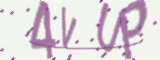
#> input picture analisis/4VUP.png, 160 x 60 px
$ jupyter execute --allow-errors '01 - Creacion Dataset Letras.ipynb'   (shell and % lines are left out)
#> lines starting #> are read from the running program, lines starting #| are printed output that depends on the picture; after the words box and inside, x2 and y2 are one past the last pixel; in counts of white or black regions, pixels touching at a corner belong together
### src/extrae_letras_toolbox.py
import cv2
import re
import os
import numpy as np
import datetime as dt


def get_image(file_path):
#> called with file_path = 'analisis/4VUP.png'
    return cv2.imread(file_path)
#> returned value is the input picture: shape (60, 160, 3); mean B, G, R 219.8, 214.9, 222

def get_captcha_text_from_filename(file_path):
    filename = os.path.basename(file_path)
    return re.sub(r"\.png$", "", filename)

def image_to_bnw(image):
    return cv2.cvtColor(image, cv2.COLOR_BGR2GRAY)
#> returned value: shape (60, 160)

def apply_dilation(image):
    kernel = np.ones((2,2), np.uint8)
    return cv2.dilate(image, kernel, iterations=3)

def apply_erosion(image):
    kernel = np.ones((2,2), np.uint8)
    return cv2.erode(image, kernel, iterations=2)

def apply_denoise(image):
    return cv2.fastNlMeansDenoising(image, 21, 7)

def apply_thresholding(image):
    return cv2.adaptiveThreshold(image,255,cv2.ADAPTIVE_THRESH_MEAN_C, cv2.THRESH_BINARY_INV,11,2)

# [4 lines left out: function smoothing_median_blur, not called in this run]

def image_thresholding(image):
    return cv2.adaptiveThreshold(image, 255, cv2.ADAPTIVE_THRESH_MEAN_C,cv2.THRESH_BINARY_INV,91,2)

def get_contours(image):
    contours, hierarchy = cv2.findContours(image, cv2.RETR_EXTERNAL, cv2.CHAIN_APPROX_SIMPLE)
    return contours

def get_area(width, height):
    return width * height

def get_regions(contours):
    regions = []

    for contour in contours:
        (x, y, w, h) = cv2.boundingRect(contour)

        # Asumo que si el área de un rectángulo es menor de 300 se trata de una agrupación de puntos en vez de una letra
        if get_area(w, h) > 300:
            regions.append((x, y, w, h))

    return regions

# [7 lines left out: function adjust_regions_by_number, not called in this run]

def get_sorted_regions_by_area_size(regions):
    '''
    recibe:   Una lista con regiones.
              Cada región es una tupla con cuatro valores:
              - coordenada x
              - coordenada y
              - altura
              - anchura
    devuelve: la lista ordenada de región con mayor área a región con menor área
    '''
    # Los índices 2 y 3 corresponden a altura y anchura
    return sorted(regions, key=lambda x: get_area(x[2], x[3]), reverse = True)

def get_largest_region_by_area_size(regions):
    return get_sorted_regions_by_area_size(regions)[0]

def divide_region_by_width(region):
    '''
    recibe: una tupla con cuatro valores:
            - coordenada x
            - coordenada y
            - anchura
            - altura

    devuelve: dos regiones resultado de la división de la región anterior por anchura.
    '''
    x, y, w, h = region
    half_width = w // 2

    result = []
    result.append((x, y, half_width, h))
    result.append((x + half_width, y, half_width, h))

    return result

def get_sorted_regions_by_coord_x(regions):
    return sorted(regions, key=lambda r: r[0])

# [10 lines left out: function save_letter_image, not called in this run]

### 01 - Creacion Dataset Letras.ipynb
# Introducción
El proceso que he seguido para separar letras a partir de las que genero un dataset.

Este proceso está automatizado en el script `src/genera_captchas_dataset.py`.

[cell 1]
import re
import os
import cv2
import pytesseract
import datetime as dt
from matplotlib import pyplot as plt
import numpy as np
import src.extrae_letras_toolbox as tb

print("Setup completado!")

[cell 2]
def get_image(file_path):
    return cv2.imread(file_path)

def get_captcha_text_from_filename(file_path):
    filename = os.path.basename(file_path)
    return re.sub("\.png$", "", filename)

def show(image):
    plt.imshow(image, cmap='Greys')
    plt.show()

def image_to_bnw(image):
    return cv2.cvtColor(image, cv2.COLOR_BGR2GRAY)

# [4 lines left out: function smoothing_median_blur, not called in this run]

def image_thresholding(image):
    return cv2.adaptiveThreshold(image, 255, cv2.ADAPTIVE_THRESH_MEAN_C,cv2.THRESH_BINARY_INV,91,2)

def get_contours(image):
    contours, hierarchy = cv2.findContours(image, cv2.RETR_EXTERNAL, cv2.CHAIN_APPROX_SIMPLE)
    return contours

def get_area(width, height):
    return width * height

# [24 lines left out: functions get_regions, get_sorted_regions_by_area_size, not called in this run]

def get_largest_region_by_area_size(regions):
    return get_sorted_regions_by_area_size(regions)[0]

# [18 lines left out: function divide_region_by_width, not called in this run]

def paint_regions(image, regions):
    for region in regions:
        x, y, w, h = region
        cv2.rectangle(image, (x,y), (x+w,y+h), (255,0,0),1)
    plt.imshow(image)

def get_sorted_regions_by_coord_x(regions):
    return sorted(regions, key=lambda r: r[0])

# [10 lines left out: function save_letter_image, not called in this run]

## Cargo la imagen del captcha

[cell 3]
captcha_image_filename = 'analisis/4VUP.png'

image = tb.get_image(captcha_image_filename)

show(image)
print("El texto que oculta es: ", get_captcha_text_from_filename(captcha_image_filename))

**Nota**

Esta otra imagen no la lee bien. Tengo que probar otros settings a ver si puedo adaptarlo a este tipo de imágenes:

`captcha_image_filename = 'analisis/R2G8.png'`

## Pasar la imagen a Blanco y Negro

[cell 4]
image_bnw = tb.image_to_bnw(image.copy())

show(image_bnw)

## [OBSOLETO] Smoothing
Al principio usé *smoothing* para intentar quitar ruido del captcha y aislar los caracteres lo mejor posible.

Probé cuatro métodos:

### Homogeneous Blur

[cell 5]
def smoothing_homogeneous_blur(image, max_kernel_length = 10):
#> called with max_kernel_length = 10
    for i in range(1, max_kernel_length, 2):
        smoothed_image = cv2.blur(image.copy(), (i, i))
    return smoothed_image

smoothed_image = smoothing_homogeneous_blur(image_bnw)
show(smoothed_image)

### Gaussian Blur

[cell 6]
def smoothing_gaussian_blur(image, max_kernel_length = 10):
#> called with max_kernel_length = 31
    for i in range(1, max_kernel_length, 2):
        smoothed_image = cv2.GaussianBlur(image.copy(), (i, i), 0)
    return smoothed_image

smoothed_image = smoothing_gaussian_blur(image_bnw, max_kernel_length = 31)
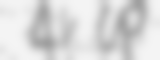
#> smoothed_image: shape (60, 160); min 159, max 244, mean 217.3
show(smoothed_image)

### Bilateral Filter

[cell 7]
def smoothing_bilateral_filter(image, max_kernel_length = 10):
#> called with max_kernel_length = 10
    for i in range(1, max_kernel_length, 2):
        smoothed_image = cv2.bilateralFilter(image.copy(), i, i * 2, i / 2)
    return smoothed_image

smoothed_image = smoothing_bilateral_filter(image_bnw)
show(smoothed_image)

### Median Blur

[cell 8]
def smoothing_median_blur(image, max_kernel_length = 10):
#> called with max_kernel_length = 10
    for i in range(1, max_kernel_length, 2):
        smoothed_image = cv2.medianBlur(image.copy(), i)
    return smoothed_image

smoothed_image = smoothing_median_blur(image_bnw)
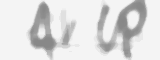
#> smoothed_image: shape (60, 160); min 135, max 244, mean 221.9
show(smoothed_image)

### Conclusión
Después de aplicar los cuatro métodos el que mejor resultado me dió fué **Median Blur**.

**Nota** ¿Se puede aplicar primero un método, después otro, etc. para obtener mejor resultado?

## Dilation
Paso 1.

[cell 9]
kernel = np.ones((2,2), np.uint8)
dilation = cv2.dilate(image_bnw, kernel, iterations=3)

show(dilation)

## Erosion

[cell 10]
kernel = np.ones((2,2), np.uint8)
erosion = cv2.erode(dilation, kernel, iterations=2)
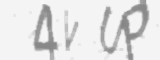
#> erosion: shape (60, 160); min 134, max 248, mean 227

show(erosion)

## Denoise

[cell 11]
denoise = cv2.fastNlMeansDenoising(erosion, 21, 7)

show(denoise)

## Adaptative Thresholding
Tras haber tratado la imagen le pasamos un adaptative thresholding para definir los caracteres.

[cell 12]
thresholded_image = image_thresholding(denoise)
#> in image_thresholding, `return cv2.adaptiveThreshold(image, 255, cv2.ADAPTIVE_THRESH_MEAN_C,cv..`:
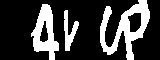
#> returned value: shape (60, 160); 23.9% white; 3 white regions, box (x1, y1, x2, y2) and area: (100, 0, 150, 60) 1226, (31, 4, 59, 60) 797, (64, 10, 79, 51) 274

show(thresholded_image)

# Probando el OCR Tesseract
Pruebo cómo distingue este OCR las imágenes.

[cell 13]
# Las opciones que he usado para Tesseract
# - psm 11 (page segmentation modes). Selecciono 11: trata la imagen como si fuese una única línea de texto.
# - oem 1 (OCR engine mode). Selecciono 1: Neural nets LSTM engine only.
# - tessedit_char_whitelist: ignora los caracteres que no estén en esta lista.

custom_config = '--psm 11 --oem 1 -c tessedit_char_whitelist=0123456789ABCDEFGHIJKLMNOPQRSTUVWXYZ'
#> (the rest of this cell did not finish here and is left out)

## Conclusión
Parece que el OCR no funciona muy bien.

# Juntándolo todo
Aplico las transformaciones para aislar y extraer las letras que formarán el set de datos de entrenamiento.

Estas transformaciones las he extraido al módulo: `src.extrae_letras_toolbox`

## Encuentro el contorno de las letras

[cell 14]
test_image = image.copy()

test_image_bnw = tb.image_to_bnw(image.copy())
dilation_image = tb.apply_dilation(test_image_bnw)
erosion_image = tb.apply_erosion(dilation_image)
denoise_image = tb.apply_denoise(erosion_image)
thresholded_image = tb.apply_thresholding(denoise_image)
#> in apply_thresholding, `return cv2.adaptiveThreshold(image,255,cv2.ADAPTIVE_THRESH_MEAN_C, cv2..`:
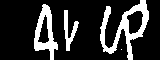
#> returned value: shape (60, 160); 18.7% white; 4 white regions (1 under 20 px)

contours = tb.get_contours(thresholded_image)
#> in get_contours, `contours, hierarchy = cv2.findContours(image, cv2.RETR_EXTERNAL, cv2.C..`: contours = 4 contours, 1 with area under 20; largest, box (x1, y1, x2, y2) and area: (100, 0, 149, 60) 1078, (34, 4, 58, 60) 686, (64, 10, 79, 51) 178

# Muestro la imagen con los contornos:
cv2.drawContours(test_image, contours, -1, (0,255,0), 1)
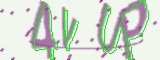
#> test_image: shape (60, 160, 3); 5.75% of pixels changed, all inside (x1, y1, x2, y2) = (34, 0, 149, 60)
show(test_image)

## Busco la región de cada letra
Una región es el rectángulo que envuelve cada letra.

[cell 15]
# Una región es el rectángulo que envuelve cada letra
regions = tb.get_regions(contours)
#> the loop in get_regions, `for contour in contours:` made 4 passes
#> (x, y, w, h) on passes 1 to 4: (121, 49, 1, 1), (64, 10, 15, 41), (34, 4, 24, 56), (100, 0, 49, 60)
#> after the loop in get_regions, `for contour in contours:`: regions = [(64, 10, 15, 41), (34, 4, 24, 56), (100, 0, 49, 60)]

# Estamos tratando captchas de 4 letras.
# Si recibimos menos de 4 regiones seguramente se han juntado varias letras en una sola región que hay que dividir.
while len(regions) < 4:
    largest_region = tb.get_largest_region_by_area_size(regions)
    new_regions = tb.divide_region_by_width(largest_region)
    regions += new_regions
    regions.remove(largest_region)
#> this loop made 1 pass
#> (x in divide_region_by_width, y in divide_region_by_width, w in divide_region_by_width, h in divide_region_by_width, half_width in divide_region_by_width, new_regions) on pass 1: (100, 0, 49, 60, 24, [(100, 0, 24, 60), (124, 0, 24, 60)])
#> after the loop, regions = [(64, 10, 15, 41), (34, 4, 24, 56), (100, 0, 24, 60), (124, 0, 24, 60)]

# Muestro las regiones sobre la imagen:
paint_regions(test_image, regions)
#> the loop in paint_regions, `for region in regions:` made 4 passes
#> after the loop in paint_regions, `for region in regions:`:
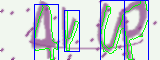
#> image: shape (60, 160, 3); mean B, G, R 211.7, 208.5, 201

# El último paso es guardar una imagen de cada región
Cada región representa una letra o número se guardará en un directorio diferente. Por ejemplo:
- `input/letter_dataset/training/A/` para todas las letras "A"
- `input/letter_dataset/training/B/` para todas las letras "B"
- `input/letter_dataset/training/C/` para todas las letras "C"
- etc.

Esos directorios son los que forman el conjunto de datos de entrenamiento para los algoritmos de machine learning.

[cell 16]
for region, letter in zip(get_sorted_regions_by_coord_x(regions), get_captcha_text_from_filename(captcha_image_filename)):
    x, y, w, h = region

    letter_image = thresholded_image[y:y + h, x:x + w]

    show(letter_image)

    # Este paso que comento es el que guardaría la imagen en disco:
    #tb.save_letter_image(letter_image, letter)

    print(f"Imagen para la letra {letter} guardada.")
#> this loop made 4 passes
#| Imagen para la letra 4 guardada.
#| Imagen para la letra V guardada.
#| Imagen para la letra U guardada.
#| Imagen para la letra P guardada.
#> pass 1, `letter_image = thresholded_image[y:y + h, x:x + w]`:
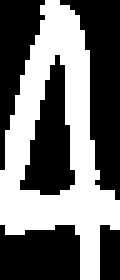
#> letter_image: shape (56, 24) (shown 5 times larger); 43.7% white; 1 white region, box (x1, y1, x2, y2) and area: (0, 0, 24, 56) 587
#> pass 2, in show (call 13), `plt.show()`:
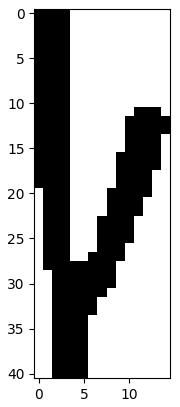
#> figure drawn by matplotlib, 1 panel
#> after the loop:
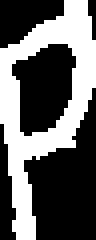
#> letter_image: shape (60, 24) (shown 4 times larger); 38.9% white; 1 white region, box (x1, y1, x2, y2) and area: (0, 0, 24, 60) 560

$ run again, with analisis/K73N.png copied over analisis/4VUP.png
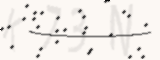
#> input picture analisis/K73N.png, 160 x 60 px
#> in get_image, returned value is the input picture: shape (60, 160, 3); mean B, G, R 233.1, 236.8, 240.7
#> in get_contours, `contours, hierarchy = cv2.findContours(image, cv2.RETR_EXTERNAL, cv2.C..`: contours = 20 contours, 12 with area under 20; largest, box (x1, y1, x2, y2) and area: (51, 9, 63, 23) 61, (77, 29, 89, 41) 46, (130, 14, 134, 41) 42, (78, 11, 88, 23) 42, (114, 9, 121, 20) 40, (120, 20, 125, 40) 28, (126, 46, 131, 56) 27, (9, 26, 17, 32) 22
#> `cv2.drawContours(test_image, contours, -1, (0,255,0), 1)`:
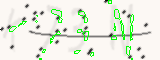
#> test_image: shape (60, 160, 3); 4.18% of pixels changed, all inside (x1, y1, x2, y2) = (9, 0, 134, 60)
#> the loop in get_regions, `for contour in contours:` made 20 passes
#> (x, y, w, h) on passes 3 to 10: (90, 52, 4, 5), (74, 50, 7, 4), (42, 49, 4, 4), (126, 46, 5, 10), (111, 35, 6, 5), (50, 31, 11, 13), (77, 29, 12, 12), (9, 26, 8, 6)
#> after the loop in get_regions, `for contour in contours:`: regions = []
